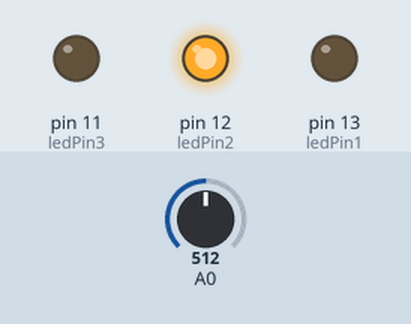
Simulated run of this sketch. Board: Arduino Uno, built with avr-gcc and run on an emulated ATmega328P. Shown: output pins drawn as LEDs (lit = HIGH). Dashed ring = blinking. The test bench sets the inputs (shaded band); at power-on: A0 = 512.

Above: at 1.2 s.
1.3 s: A0 set to 122
At 1.6 s:
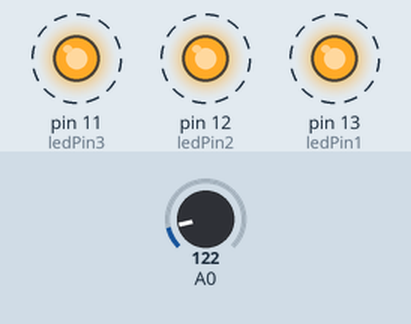
4.3 s: A0 set to 0
At 5.0 s:
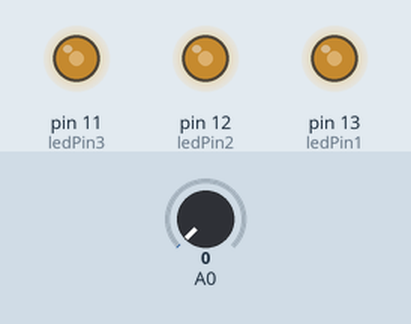
5.8 s: A0 set to 306
At 8.7 s:
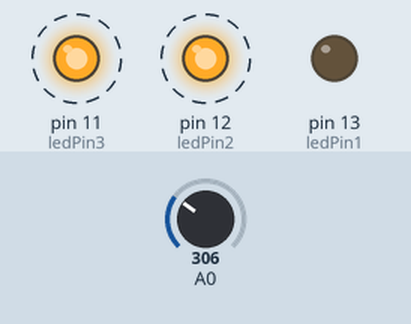
8.8 s: A0 set to 511
At 9.42 s:
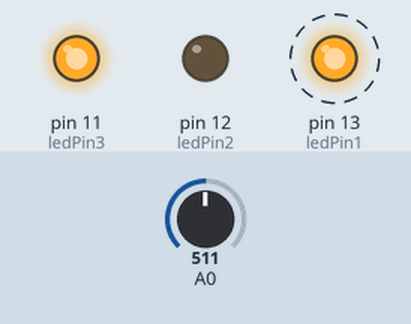
11.8 s: A0 set to 522
14.8 s: A0 set to 539
Timing chart, 0 to 18.8 s (numbered marks = the images above; inputs shaded):
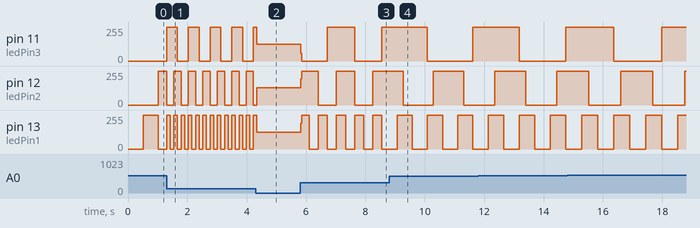

The sketch:

BlinkWithoutDelay.ino
```cpp
const int ledPin1 =  13;// the number of the LED pin
int ledState1 = LOW;             // ledState used to set the LED
unsigned long previousMillis1 = 0;        // will store last time LED was updated
long interval1 = 1000;           // interval at which to blink (milliseconds)

const int ledPin2 =  12;// the number of the LED pin
int ledState2 = LOW;             // ledState used to set the LED
long interval2 = 5000;           // interval at which to blink (milliseconds)
unsigned long previousMillis2 = 0;        // will store last time LED was updated

const int ledPin3 =  11;// the number of the LED pin
int ledState3 = LOW;             // ledState used to set the LED
long interval3 = 500;           // interval at which to blink (milliseconds)
unsigned long previousMillis3 = 0;        // will store last time LED was updated

void setup() {

  pinMode(ledPin1, OUTPUT);
  pinMode(ledPin2, OUTPUT);
  pinMode(ledPin3, OUTPUT);
  pinMode(A0, INPUT);
}

void loop() {
  interval1 = analogRead(A0)*1;
  interval2 = analogRead(A0)*2;
  interval3 = analogRead(A0)*3;

  unsigned long currentMillis = millis();

  if (currentMillis - previousMillis1 >= interval1) {
    previousMillis1 = currentMillis;

    if (ledState1 == LOW) {
      ledState1 = HIGH;
    } else {
      ledState1 = LOW;
    }

    digitalWrite(ledPin1, ledState1);
  }
    if (currentMillis - previousMillis2 >= interval2) {
    previousMillis2 = currentMillis;

    if (ledState2 == LOW) {
      ledState2 = HIGH;
    } else {
      ledState2 = LOW;
    }

    digitalWrite(ledPin2, ledState2);
  }

    if (currentMillis - previousMillis3 >= interval3) {
    previousMillis3 = currentMillis;

    if (ledState3 == LOW) {
      ledState3 = HIGH;
    } else {
      ledState3 = LOW;
    }

    digitalWrite(ledPin3, ledState3);
  }
}
```

Measured:
- after the input at 1.3 s, pin 13 (ledPin1): alternates 255/255 for 0.12 s and 0/255 for 0.12 s, starting at once
- after the input at 5.8 s, pin 11 (ledPin3): alternates 255/255 for 0.92 s and 0/255 for 0.91 s, starting at once; pin 12 (ledPin2): alternates 255/255 for 0.60 s and 0/255 for 0.61 s, starting at once; pin 13 (ledPin1): 127/255 → 195/255 at once, then moves between 0/255 and 255/255, repeating every 0.61 s
- after the input at 8.8 s, pin 13 (ledPin1): alternates 255/255 for 0.51 s and 0/255 for 0.51 s, starting after 0.26 s
- by itself, pin 11 (ledPin3): alternates 255/255 for 0.37 s and 0/255 for 0.37 s
- by itself, pin 12 (ledPin2): alternates 255/255 for 0.24 s and 0/255 for 0.24 s
